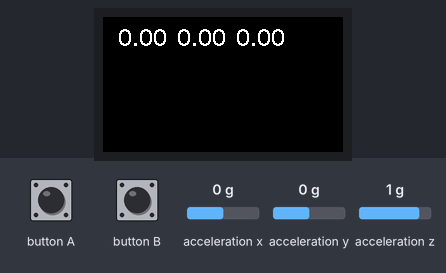
The sketch below on a simulated ESP32. Shown: 240×135 colour display. Inputs (shaded band) come from the test bench; at power-on: acceleration x 0 g, acceleration y 0 g, acceleration z 1 g. Nothing arrives over Bluetooth unless stated; what the sketch prints to the serial monitor is not drawn.

Above: at 1.3 s.
1.4 s: acceleration x set to -1.4 g
At 2.9 s:
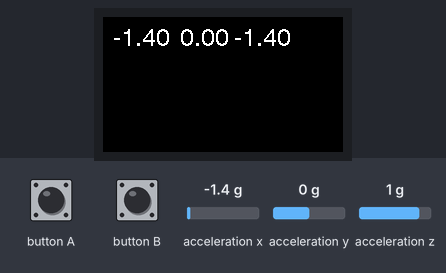
4.4 s: acceleration y set to -1.4 g
At 5.3 s:
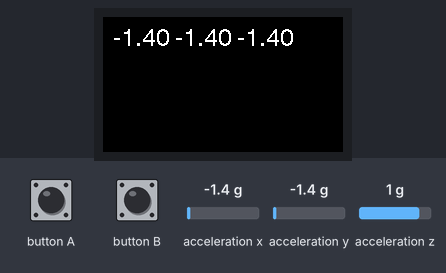
5.9 s: acceleration x set to 0 g
At 7.0 s:
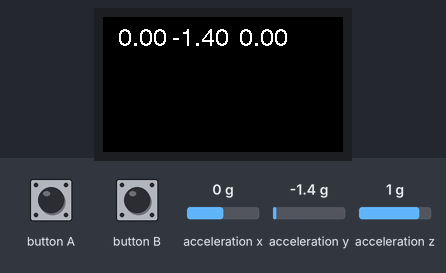
8.9 s: acceleration y set to -0.8 g
At 9.3 s:
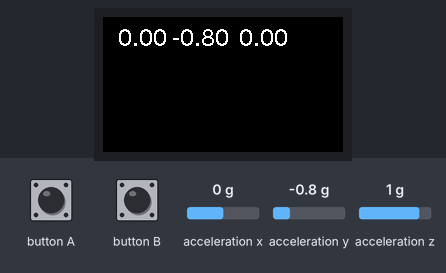
Timing chart, 0 to 11.9 s (numbered marks = the images above; inputs shaded):
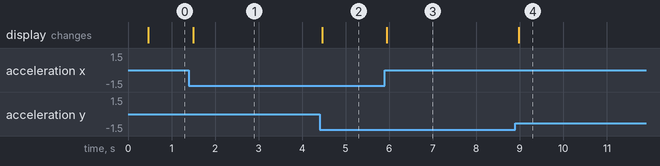

The sketch:

M5Stick-Acc-BLE.ino
```cpp
#include <M5StickCPlus.h>
#include "BluetoothSerial.h"

BluetoothSerial bts;

void setup() {
  M5.begin();
  M5.IMU.Init();
  // 画面の向きを回転する
  M5.Lcd.setRotation(3);
  //  Bluetoothを開始する
  bts.begin("M5StickC");
  //シリアル通信を開始する
  Serial.begin(115200);
}

void loop() {
  // センサー取得のための変数
  float ax;
  float ay;
  float az;
  // センサー値を文字に変換するための変数
  char axx[7];
  char ayy[7];
  char azz[7];
  char buf[32];

  M5.update();
  // 加速度センサー値を取得する
  M5.IMU.getAccelData(&ax, &ay, &az);

  // センサー値を文字列に変換する
  dtostrf(ax, 5, 2, axx);
  dtostrf(ay, 5, 2, ayy);
  dtostrf(az, 5, 2, azz);

  // "x y z"のフォーマットに加工する（スペース区切り）
  sprintf(buf, "%s %s %s", axx, ayy, axx);

  // "x,y,z"のフォーマットに加工する（カンマ区切り）
  // sprintf(buf, "%s,%s,%s", axx, ayy, axx);

  // M5Stickの画面をクリアする
  M5.Lcd.fillScreen(BLACK);
  // センサー値を画面に表示する
  M5.Lcd.drawString(buf, 10, 10, 4);

  // センサー値をシリアル通信で送信する
  bts.println(buf);
  // センサー値をBTで送信する
  Serial.println(buf);

  // 待機
  delay(20);
}
```

Measured:
- after the input at 1.4 s, the display: changes after 0.09 s (image 1)
- after the input at 4.4 s, the display: changes after 0.06 s (image 2)
- after the input at 5.9 s, the display: changes after 0.05 s (image 3)
- after the input at 8.9 s, the display: changes after 0.08 s (image 4)
